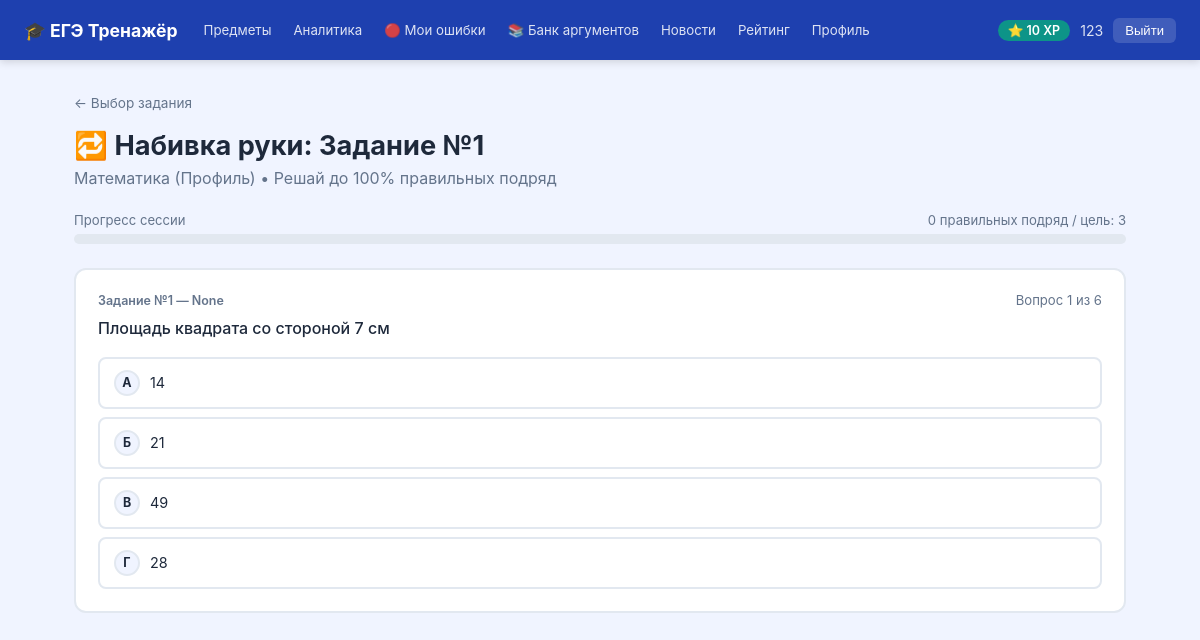
Page /py/subjects/math/drill/1 (signed in) on the committed database.
### tables this page shows
CREATE TABLE users (
            id INTEGER PRIMARY KEY AUTOINCREMENT,
            name TEXT NOT NULL,
            email TEXT UNIQUE NOT NULL,
            password_hash TEXT NOT NULL,
            xp INTEGER NOT NULL DEFAULT 0,
            tests_completed INTEGER NOT NULL DEFAULT 0,
            created_at TIMESTAMP DEFAULT CURRENT_TIMESTAMP
        );

CREATE TABLE questions (
            id INTEGER PRIMARY KEY AUTOINCREMENT,
            subject TEXT NOT NULL,
            part TEXT NOT NULL,
            text TEXT NOT NULL,
            options TEXT NOT NULL,
            correct_index INTEGER NOT NULL,
            explanation TEXT,
            created_at TIMESTAMP DEFAULT CURRENT_TIMESTAMP
        );

### app.py (the view)
@app.route('/py/subjects/<subject>/drill/<int:task_num>')
@login_required
def drill(subject, task_num):
    if subject not in SUBJECTS: return redirect('/py/')
    user=get_current_user()
    try:
        cur=get_cursor()
        cur.execute('SELECT * FROM questions WHERE subject=%s AND task_number=%s ORDER BY RANDOM() LIMIT 20',(subject,task_num))
        questions=[]
        for q in cur.fetchall():
            qd=dict(q); qd['options_list']=json.loads(qd.get('options','[]'))
            try: qd['wrong_expl']=json.loads(qd.get('wrong_explanations') or '{}')
            except: qd['wrong_expl']={}
            questions.append(qd)
    except: questions=[]
    return render_template('drill.html',user=user,subj=SUBJECTS[subject],subject=subject,
                          questions=questions,task_num=task_num)

### app.py (called while the page is built)
def get_db():
    if 'db' not in g:
        if USE_SQLITE:
            conn = sqlite3.connect(SQLITE_PATH)
            conn.row_factory = sqlite3.Row
            g.db = conn; g.use_sqlite = True
        else:
            conn = psycopg2.connect(DATABASE_URL, cursor_factory=psycopg2.extras.RealDictCursor)
            conn.autocommit = False
            g.db = conn; g.use_sqlite = False
    return g.db

def get_cursor():
    db = get_db()
    cur = db.cursor()
    return SQLiteCursor(cur) if g.get('use_sqlite') else cur

def get_current_user():
    uid = session.get('user_id')
    if not uid: return None
    try:
        cur = get_cursor()
        cur.execute('SELECT id,name,email,xp,tests_completed FROM users WHERE id=%s',(uid,))
        return cur.fetchone()
    except: return None

def login_required(f):
    from functools import wraps
    @wraps(f)
    def decorated(*args, **kwargs):
        if not session.get('user_id'):
            return redirect('/py/login')
        return f(*args, **kwargs)
    return decorated

    def execute(self, sql, params=None):
        has_ret = bool(re.search(r'\bRETURNING\b', sql, re.IGNORECASE))
        if has_ret:
            sql = re.sub(r'\s+RETURNING\s+\w+', '', sql, flags=re.IGNORECASE)
        sql = sql.replace('%s', '?')
        self._cur.execute(sql, params or [])
        self._lastrowid = self._cur.lastrowid
        self._returning = has_ret

    def fetchone(self):
        if getattr(self, '_returning', False):
            return {'id': self._lastrowid}
        row = self._cur.fetchone()
        return dict(row) if row else None

    def fetchall(self):
        return [dict(r) for r in self._cur.fetchall()]

### templates/drill.html (shortened to what this page needs)
{% extends 'base.html' %}
{% block content %}
<div class="container">
  <a href="/py/subjects/{{ subject }}/drill" class="back-link">← Выбор задания</a>
  <div class="page-title">🔁 Набивка руки: Задание №{{ task_num }}</div>
  <div class="page-subtitle">{{ subj.title }} • Решай до 100% правильных подряд</div>
  <div class="drill-progress-bar" style="margin-bottom:24px">
    <div style="display:flex;justify-content:space-between;font-size:0.82rem;color:var(--text-muted);margin-bottom:6px">
      <span>Прогресс сессии</span>
      <span><span id="drill-correct">0</span> правильных подряд / цель: 3</span>
    </div>
    <div style="height:10px;background:var(--border);border-radius:5px;overflow:hidden">
    </div>
  </div>
  {% if questions %}
  <div id="drill-form" data-subject="{{ subject }}" data-task="{{ task_num }}" data-total="{{ questions|length }}">
    <div id="drill-question-container">
      {% set q = questions[0] %}
      <div class="quiz-question" id="current-drill-q" data-qid="{{ q.id }}" data-correct="{{ q.correct_index }}" data-expl="{{ q.explanation or '' }}" data-wrong-expl='{{ q.wrong_expl | tojson }}'>
        <div class="question-header">
          <div class="question-number">Задание №{{ task_num }} — {{ q.section }}</div>
          <span id="drill-counter" style="color:var(--text-muted);font-size:0.82rem">Вопрос 1 из {{ questions|length }}</span>
        </div>
        <div class="question-text" id="drill-q-text">{{ q.text }}</div>
        <div class="options" id="drill-options">
          {% set letters = ['А','Б','В','Г'] %}
          {% for i in range(q.options_list|length) %}
          <div class="option drill-option" data-idx="{{ i }}">
            <div class="option-letter">{{ letters[i] }}</div>
            <div>{{ q.options_list[i] }}</div>
          </div>
          {% endfor %}
        </div>
      </div>
    </div>
  </div>
  {% else %}
  <div class="empty-state"><div class="icon">📭</div><div>Вопросы для задания №{{ task_num }} не найдены</div></div>
  {% endif %}
</div>
{% endblock %}

### templates/base.html (shortened to what this page needs)
<!DOCTYPE html>
<html lang="ru">
<head>
  <link rel="stylesheet" href="/py/static/css/style.css">
</head>
<body>
{% if user %}
<nav class="navbar">
  <a href="/py/" class="navbar-brand">🎓 ЕГЭ Тренажёр</a>
  <div class="navbar-links">
    <a href="/py/">Предметы</a>
    <a href="/py/analytics">Аналитика</a>
    <a href="/py/mistakes">🔴 Мои ошибки</a>
    <a href="/py/arguments">📚 Банк аргументов</a>
    <a href="/py/news">Новости</a>
    <a href="/py/leaderboard">Рейтинг</a>
    <a href="/py/profile">Профиль</a>
  </div>
  <div class="navbar-user">
    <span class="xp-badge">⭐ {{ user.xp }} XP</span>
    <span style="color:rgba(255,255,255,0.85);font-size:0.88rem">{{ user.name }}</span>
    <a href="/py/logout"><button class="btn-logout">Выйти</button></a>
  </div>
</nav>
{% endif %}
{% block content %}{% endblock %}
</body>
</html>

### static/css/style.css (style rules this page uses)
:root { --primary: #1e40af; --primary-light: #3b82f6; --primary-dark: #1e3a8a; --secondary: #0d9488; --bg: #f0f4ff; --card: #ffffff; --text: #1e293b; --text-muted: #64748b; --border: #e2e8f0; --success: #16a34a; --error: #dc2626; --warning: #d97706; --radius: 12px; --shadow: 0 2px 16px rgba(30,64,175,0.08); --shadow-hover: 0 8px 32px rgba(30,64,175,0.15); }
* { box-sizing: border-box; margin: 0; padding: 0; }
body { font-family: -apple-system, BlinkMacSystemFont, 'Segoe UI', sans-serif; background: var(--bg); color: var(--text); min-height: 100vh; }
a { color: var(--primary); text-decoration: none; }
.navbar { background: var(--primary); color: white; padding: 0 24px; display: flex; align-items: center; height: 60px; gap: 16px; box-shadow: 0 2px 8px rgba(0,0,0,0.15); position: sticky; top: 0; z-index: 100; }
.navbar-brand { font-size: 1.1rem; font-weight: 700; color: white; display: flex; align-items: center; gap: 8px; text-decoration: none; white-space: nowrap; }
.navbar-links { display: flex; gap: 2px; flex: 1; overflow-x: auto; }
.navbar-links a { color: rgba(255,255,255,0.85); padding: 5px 10px; border-radius: 6px; font-size: 0.83rem; transition: all 0.15s; white-space: nowrap; }
.navbar-user { display: flex; align-items: center; gap: 10px; font-size: 0.85rem; flex-shrink: 0; }
.xp-badge { background: var(--secondary); color: white; padding: 3px 10px; border-radius: 20px; font-weight: 600; font-size: 0.78rem; white-space: nowrap; }
.btn-logout { background: rgba(255,255,255,0.15); color: white; border: none; padding: 5px 12px; border-radius: 6px; cursor: pointer; font-size: 0.82rem; transition: background 0.15s; }
.container { max-width: 1100px; margin: 0 auto; padding: 32px 24px; }
.page-title { font-size: 1.7rem; font-weight: 700; margin-bottom: 6px; }
.page-subtitle { color: var(--text-muted); margin-bottom: 24px; }
.quiz-question { background: white; border-radius: var(--radius); padding: 22px; margin-bottom: 18px; border: 2px solid var(--border); transition: border-color 0.2s; }
.question-header { display: flex; justify-content: space-between; align-items: center; margin-bottom: 8px; gap: 8px; }
.question-number { font-size: 0.78rem; color: var(--text-muted); font-weight: 600; }
.question-text { font-size: 1rem; font-weight: 500; margin-bottom: 16px; line-height: 1.55; }
.options { display: flex; flex-direction: column; gap: 8px; }
.option { padding: 11px 14px; border-radius: 8px; border: 2px solid var(--border); cursor: pointer; transition: all 0.15s; display: flex; align-items: center; gap: 10px; background: white; font-size: 0.9rem; }
.option-letter { width: 26px; height: 26px; border-radius: 50%; background: var(--bg); display: flex; align-items: center; justify-content: center; font-weight: 700; font-size: 0.78rem; flex-shrink: 0; border: 2px solid var(--border); }
.back-link { display: inline-flex; align-items: center; gap: 6px; color: var(--text-muted); font-size: 0.85rem; margin-bottom: 18px; transition: color 0.15s; }
.drill-progress-bar { margin-bottom: 20px; }

### rows in the picture
users: xp "10", name "123"
questions: text "Площадь квадрата со стороной 7 см"

### other values in the picture
{{ task_num }} "1"
{{ subj.title }} "Математика (Профиль)"
{{ q.section }} "None"
{{ questions|length }} "6"
{{ letters[i] }} "А" "Б" "В" "Г"
{{ q.options_list[i] }} "14" "21" "49" "28"
